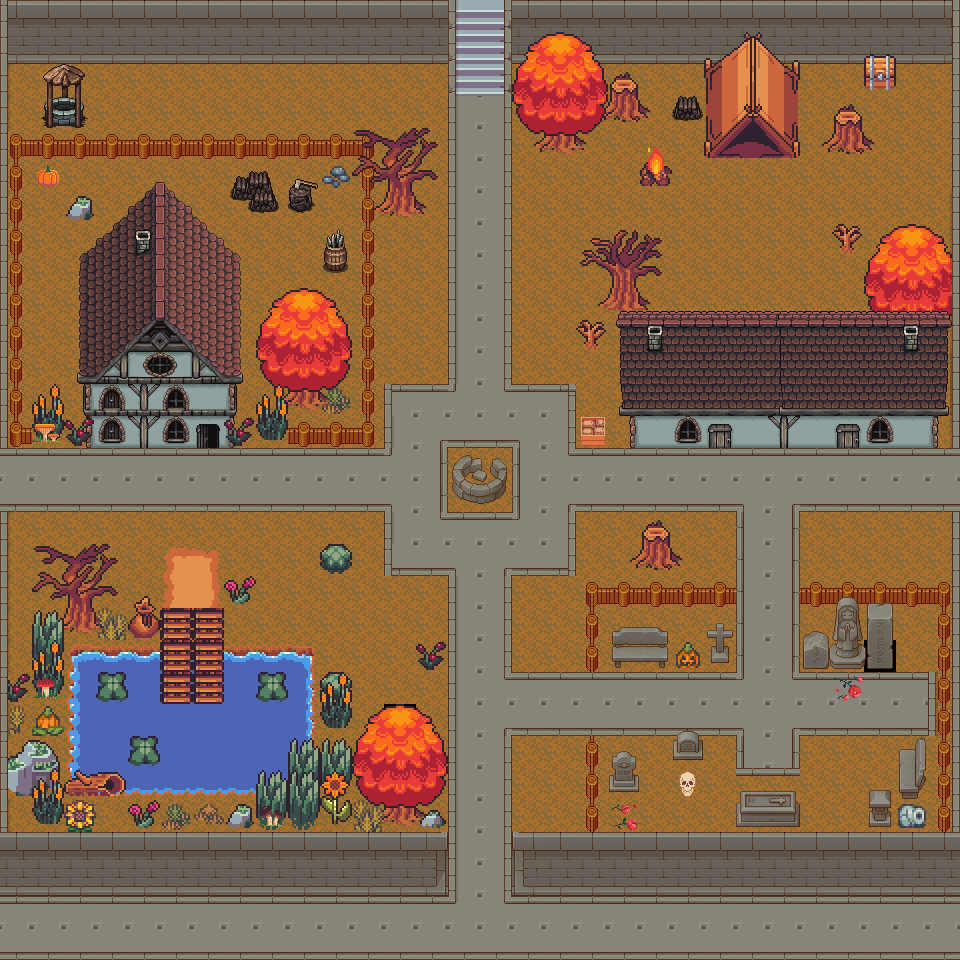

The image is a tile-based game level rendered from a .tmx file. Its description and source (layers, tilesets, objects; grid data summarised) follow:
An orthogonal 30x30 tile map with 32x32 px tiles, 4 tile layers (Tile Layer 1, Tile Layer 2, Tile Layer 3, Tile Layer 4), 13 tilesets.

<map version="1.10" tiledversion="1.10.2" orientation="orthogonal" renderorder="right-down" width="30" height="30" tilewidth="32" tileheight="32" infinite="0" nextlayerid="9" nextobjectid="14">
 <tileset firstgid="1" source="spr_fencePost.tsx" />
 <tileset firstgid="10" source="Wall.tsx" />
 <tileset firstgid="201" name="Floor" tilewidth="32" tileheight="32" tilecount="64" columns="8">
  <image source="TX Tileset Stone Ground.png" width="256" height="256" />
 </tileset>
 <tileset firstgid="265" source="TX Props.tsx" />
 <tileset firstgid="521" source="icons.tsx" />
 <tileset firstgid="1025" source="trees.tsx" />
 <tileset firstgid="1415" source="houses.tsx" />
 <tileset firstgid="2439" source="well.tsx" />
 <tileset firstgid="2695" source="tf_ff_tileA2.tsx" />
 <tileset firstgid="2887" source="newgrass.tsx" />
 <tileset firstgid="3079" source="ruined_int_2.tsx" />
 <tileset firstgid="3167" source="tf_ff_tileB_stone.tsx" />
 <tileset firstgid="3423" source="tf_autumnbrush_2.tsx" />
 <layer id="1" name="Tile Layer 1" width="30" height="30">
  <data>[900 cells, 807 non-empty, 11 distinct tile ids]</data>
 </layer>
 <layer id="5" name="Tile Layer 2" width="30" height="30">
  <data>[900 cells, 680 non-empty, 203 distinct tile ids]</data>
 </layer>
 <layer id="6" name="Tile Layer 3" width="30" height="30">
  <data>[900 cells, 186 non-empty, 102 distinct tile ids]</data>
 </layer>
 <layer id="8" name="Tile Layer 4" width="30" height="30">
  <data>[900 cells, 54 non-empty, 22 distinct tile ids]</data>
 </layer>
</map>
